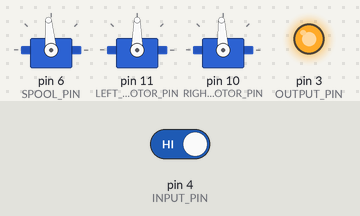
Bench run of a sketch on a simulated Arduino Uno, built with avr-gcc and run on an emulated ATmega328P. On the bench: 3 × servo, output pins drawn as LEDs (lit = HIGH). The inputs (shaded band) are chosen by the test bench; at power-on: pin 4 (INPUT_PIN) HIGH.

Above: at 1.2 s.
1.3 s: pin 4 (INPUT_PIN) driven LOW
At 2.6 s:
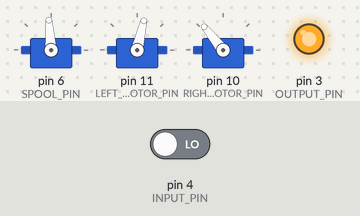
Timing chart, 0 to 11.8 s (numbered marks = the images above; inputs shaded):
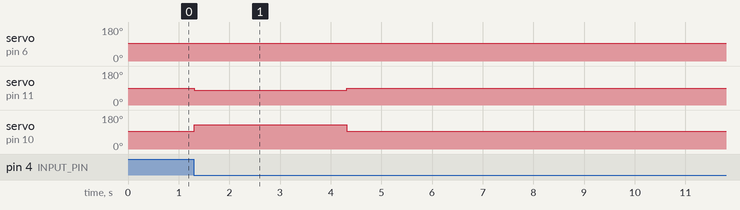

The sketch:

rover_new.ino
```cpp
#include <Servo.h>
#include "drivingBrain.h"
#include "spool.h"

// pin definitions
#define INPUT_PIN 4
#define OUTPUT_PIN 3
#define LEFT_MOTOR_PIN 11
#define RIGHT_MOTOR_PIN 10
#define SPOOL_PIN 6

#define DRIVE_TIME_MS 3000
#define LOWER_TIME_MS 6000

int isHigh = false;
int pinValue = LOW;

Servo servoL;
Servo servoR;
Servo spoolMotor;
drivingBrain* wheelDriver;
spool* spooler;

void setup() {
  pinMode(INPUT_PIN, INPUT);
  pinMode(OUTPUT_PIN, OUTPUT);
  digitalWrite(OUTPUT_PIN, HIGH);

  spoolMotor.attach(SPOOL_PIN);
  servoL.attach(LEFT_MOTOR_PIN);
  servoR.attach(RIGHT_MOTOR_PIN);
  wheelDriver = new drivingBrain(&servoL, &servoR);
  spooler = new spool(&spoolMotor);
}

void loop() {
// wait until rover recieves HIGH signal from lift
  while(pinValue == LOW) {
    pinValue = digitalRead(INPUT_PIN);
    delay(10);
  }

  // wait until rover recieves LOW signal from lift
  while(pinValue == HIGH) {
    pinValue = digitalRead(INPUT_PIN);
    delay(10);
  }
  // drive wheels forward
  wheelDriver->driveForwards(50);
  spooler->unspool();
  delay(DRIVE_TIME_MS);
  wheelDriver->driveStop();
  delay(LOWER_TIME_MS);
  spooler->stopRotating();
}
```

drivingBrain.cpp
```cpp
#include "drivingBrain.h"


drivingBrain::drivingBrain(Servo* inLeftServo, Servo* inRightServo)
{
  leftServo = inLeftServo;
  rightServo = inRightServo;

  trimValue = INITIAL_TRIM_VALUE;

  driveStop();

}

drivingBrain::~drivingBrain()
{
  delete leftServo;
  delete rightServo;
}

void drivingBrain::driveForwards(int power) {


  int leftServoMicroseconds = LEFT_STOP_SPEED + (LEFT_FULL_FORWARDS_SPEED - LEFT_STOP_SPEED) * (power / 100.0) * (1 - trimValue);
  int rightServoMicroseconds = RIGHT_STOP_SPEED + (RIGHT_FULL_FORWARDS_SPEED - RIGHT_STOP_SPEED) * (power / 100.0) * (1 + trimValue);


  leftServo->writeMicroseconds(leftServoMicroseconds);
  rightServo->writeMicroseconds(rightServoMicroseconds);
}

void drivingBrain::driveStop() {
  leftServo->writeMicroseconds(LEFT_STOP_SPEED);
  rightServo->writeMicroseconds(RIGHT_STOP_SPEED);
}

void drivingBrain::rotateAtSpeed(int power) {

  int leftServoMicroseconds = LEFT_STOP_SPEED - (LEFT_FULL_FORWARDS_SPEED - LEFT_STOP_SPEED) * (power / 100.0) * (1 - trimValue);
  int rightServoMicroseconds = RIGHT_STOP_SPEED + (RIGHT_FULL_FORWARDS_SPEED - RIGHT_STOP_SPEED) * (power / 100.0) * (1 + trimValue);


  leftServo->writeMicroseconds(leftServoMicroseconds);
  rightServo->writeMicroseconds(rightServoMicroseconds);

}

void drivingBrain::rotateDegrees(int inDegrees) {

  if (inDegrees > 0) {
    rotateAtSpeed(90);
  } else {
    rotateAtSpeed(-90);
    inDegrees = -inDegrees;
  }

  int delayAmount = (inDegrees / 90.0) * DEG_90_TURN_DELAY;

  delay(delayAmount);

  driveStop();

}
```

drivingBrain.h
```cpp
#ifndef DRIVING_BRAIN_H
#define DRIVING_BRAIN_H

#include <Servo.h>
#include <Arduino.h>

//Make sure to change these values for your servo!
#define LEFT_FULL_FORWARDS_SPEED 970
#define LEFT_STOP_SPEED 1470
#define LEFT_FULL_BACKWARDS_SPEED 1970

#define RIGHT_FULL_FORWARDS_SPEED 2000
#define RIGHT_STOP_SPEED 1500
#define RIGHT_FULL_BACKWARDS_SPEED 1000

//Once you know your 90 degree delay just put it here
#define DEG_90_TURN_DELAY 800

//Once you know your trim value just put it here
#define INITIAL_TRIM_VALUE 0.49

//A class to control the driving of the robot
class drivingBrain
{

  friend class testingAlgorithms;
public:
  drivingBrain(Servo* leftServo, Servo* rightServo);
  ~drivingBrain();

  //Drive forwards at this specified power
  void driveForwards(int power);
  //Stop the robot
  void driveStop();
  //Rotate at this specified power
  void rotateAtSpeed(int power);
  //Turn this many degrees
  void rotateDegrees(int numDegrees);

  //Editable trim value
  double trimValue;


private:
  Servo* leftServo;
  Servo* rightServo;

};

#endif
```

spool.cpp
```cpp
#include "spool.h"

spool::spool(Servo* inmotor) {
	motor = inmotor;
        stopRotating();
}

spool::~spool() {
	delete motor;
}

// sends signal to servo to stop rotation
void spool::stopRotating() {
	motor->writeMicroseconds(RESTING_uS);
}

// unspools at moderate speed
void spool::unspool() {
	motor->writeMicroseconds(UNWIND_uS);
}

// reverses with enough torque to hold itself from falling
void spool::takeInFast() {
	motor->writeMicroseconds(TAKE_IN_FAST_uS);
}

// reverses at slow speed for loading the rope
void spool::takeInSlow() {
	motor->writeMicroseconds(TAKE_IN_SLOW_uS);
}
```

spool.h
```cpp
#ifndef SPOOL_H
#define SPOOL_H

#include <Servo.h>
#include <Arduino.h>

// spool servo values
#define RESTING_uS 1525
#define UNWIND_uS 1510
#define TAKE_IN_FAST_uS 1600
#define TAKE_IN_SLOW_uS 1560

class spool {
public:
	spool(Servo* motor);
	~spool();

	// sends signal to servo to stop rotation
	void stopRotating();

	// unspools at moderate speed
	void unspool();

	// reverses with enough torque to hold itself from falling
	void takeInFast();

	// reverses at slow speed for loading the rope
	void takeInSlow();

	Servo* motor;
};
#endif
```

Measured:
- after the input at 1.3 s, servo on pin 6 (SPOOL_PIN): 95° → 94° at once, → 95° 9.0 s later; servo on pin 11 (LEFT_MOTOR_PIN): 90° → 77° at once, → 90° 3.0 s later; servo on pin 10 (RIGHT_MOTOR_PIN): 93° → 129° at once, → 93° 3.0 s later
